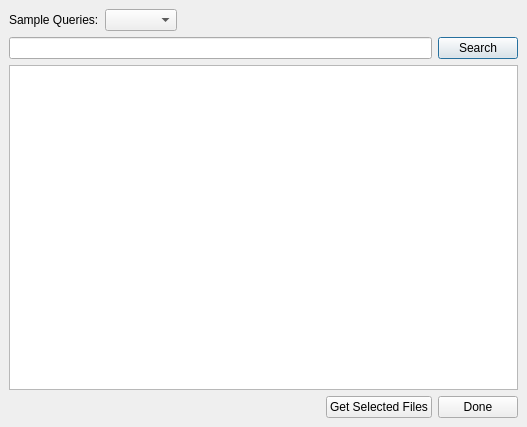
<ui version="4.0" >
 <author></author>
 <comment></comment>
 <exportmacro></exportmacro>
 <class>Fetch</class>
 <widget class="QDialog" name="Fetch" >
  <property name="geometry" >
   <rect>
    <x>0</x>
    <y>0</y>
    <width>527</width>
    <height>427</height>
   </rect>
  </property>
  <property name="windowTitle" >
   <string>Fetch Files</string>
  </property>
  <layout class="QGridLayout" >
   <property name="margin" >
    <number>9</number>
   </property>
   <property name="spacing" >
    <number>6</number>
   </property>
   <item row="0" column="0" >
    <layout class="QVBoxLayout" >
     <property name="margin" >
      <number>0</number>
     </property>
     <property name="spacing" >
      <number>6</number>
     </property>
     <item>
      <layout class="QHBoxLayout" >
       <property name="margin" >
        <number>0</number>
       </property>
       <property name="spacing" >
        <number>6</number>
       </property>
       <item>
        <widget class="QLabel" name="lbl_favoriteQueries" >
         <property name="text" >
          <string>Sample Queries:</string>
         </property>
        </widget>
       </item>
       <item>
        <widget class="QComboBox" name="cmb_queries" />
       </item>
       <item>
        <spacer>
         <property name="orientation" >
          <enum>Qt::Horizontal</enum>
         </property>
         <property name="sizeHint" >
          <size>
           <width>40</width>
           <height>20</height>
          </size>
         </property>
        </spacer>
       </item>
      </layout>
     </item>
     <item>
      <layout class="QHBoxLayout" >
       <property name="margin" >
        <number>0</number>
       </property>
       <property name="spacing" >
        <number>6</number>
       </property>
       <item>
        <widget class="QLineEdit" name="txt_query" />
       </item>
       <item>
        <widget class="QPushButton" name="btn_search" >
         <property name="text" >
          <string>Search</string>
         </property>
        </widget>
       </item>
      </layout>
     </item>
     <item>
      <layout class="QHBoxLayout" >
       <property name="margin" >
        <number>0</number>
       </property>
       <property name="spacing" >
        <number>6</number>
       </property>
       <item>
        <widget class="QTableWidget" name="tbl_results" />
       </item>
      </layout>
     </item>
     <item>
      <layout class="QHBoxLayout" >
       <property name="margin" >
        <number>0</number>
       </property>
       <property name="spacing" >
        <number>6</number>
       </property>
       <item>
        <spacer>
         <property name="orientation" >
          <enum>Qt::Horizontal</enum>
         </property>
         <property name="sizeHint" >
          <size>
           <width>40</width>
           <height>20</height>
          </size>
         </property>
        </spacer>
       </item>
       <item>
        <widget class="QPushButton" name="btn_getSelectedFiles" >
         <property name="text" >
          <string>Get Selected Files</string>
         </property>
        </widget>
       </item>
       <item>
        <widget class="QPushButton" name="btn_done" >
         <property name="text" >
          <string>Done</string>
         </property>
        </widget>
       </item>
      </layout>
     </item>
    </layout>
   </item>
  </layout>
 </widget>
 <pixmapfunction></pixmapfunction>
 <resources/>
 <connections/>
</ui>
